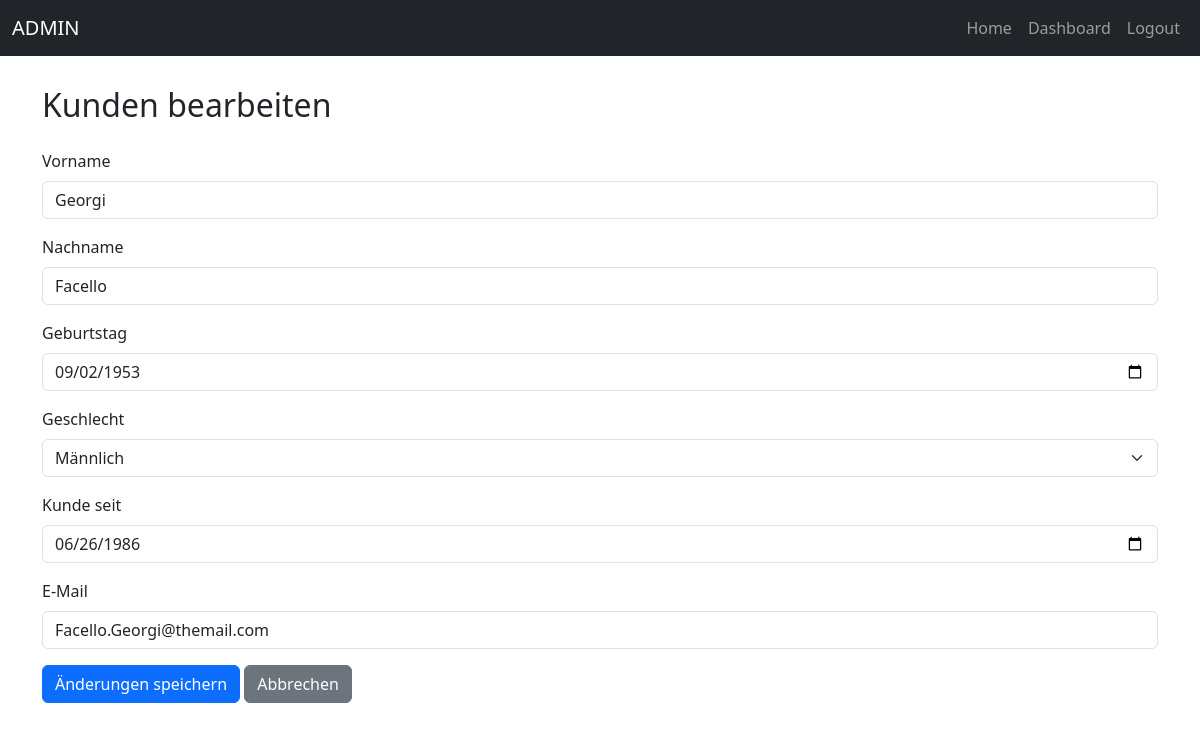
The app's page /admintools/edit_client.php?id=10001 (signed in) with its own data.
### tables this page shows
CREATE TABLE `kunden` (
  `kid` int NOT NULL,
  `geburtstag` date NOT NULL,
  `vorname` varchar(50) NOT NULL,
  `name` varchar(50) NOT NULL,
  `geschlecht` enum('M','F') NOT NULL,
  `kunde_seit` date NOT NULL,
  `email` varchar(150) NOT NULL,
  `kontaktpermail` tinyint(1) NOT NULL
);

### admintools/edit_client.php (the view, shortened to what this page needs)
<?php
require '../db.php';
if (isset($_GET['id']) && is_numeric($_GET['id'])) {
    $kid = $_GET['id'];
    $stmt = $con->prepare("SELECT * FROM kunden WHERE kid = ?");
    $stmt->bind_param("i", $kid);
    $stmt->execute();
    $result = $stmt->get_result();
    $row = $result->fetch_assoc();
} else {
    echo "<script>alert('Ungültige Anfrage!');</script>";
    header("Location: clients.php");
    exit();
}
?>
<!doctype html>
<html lang="en">
<head>
    <link href="https://cdn.jsdelivr.net/npm/bootstrap@5.3.3/dist/css/bootstrap.min.css" rel="stylesheet">
    <link rel="stylesheet" href="style.css">
</head>
<body>
<header>
<nav class="navbar navbar-expand-md navbar-dark bg-dark" style="position: fixed; width: 100%; z-index: 1000; top: 0">
        <div class="container-fluid">
            <a class="navbar-brand" href="dashboard.php">ADMIN</a>
            <div class="collapse navbar-collapse" id="navbarCollapse">
                <ul class="navbar-nav ms-auto">
                    <li class="nav-item"><a class="nav-link" href="../loggedin/index.php">Home</a></li>
                    <li class="nav-item"><a class="nav-link" href="dashboard.php">Dashboard</a></li>
                    <li class="nav-item"><a class="nav-link" href="../logout.php">Logout</a></li>
                </ul>
            </div>
        </div>
    </nav>
</header>
<div class="container mt-5">
    <h2 class="mb-4"><br>Kunden bearbeiten</h2>
    <form action="edit_client.php?id=<?= $kid ?>" method="POST">
        <div class="mb-3">
            <label for="vorname" class="form-label">Vorname</label>
            <input type="text" class="form-control" id="vorname" name="vorname" value="<?= htmlspecialchars($row['vorname']) ?>" required>
        </div>
        <div class="mb-3">
            <label for="name" class="form-label">Nachname</label>
            <input type="text" class="form-control" id="name" name="name" value="<?= htmlspecialchars($row['name']) ?>" required>
        </div>
        <div class="mb-3">
            <label for="geburtstag" class="form-label">Geburtstag</label>
            <input type="date" class="form-control" id="geburtstag" name="geburtstag" value="<?= htmlspecialchars($row['geburtstag']) ?>" required>
        </div>
        <div class="mb-3">
            <label for="geschlecht" class="form-label">Geschlecht</label>
            <select class="form-select" id="geschlecht" name="geschlecht" required>
                <option value="M" <?= $row['geschlecht'] === 'M' ? 'selected' : '' ?>>Männlich</option>
            </select>
        </div>
        <div class="mb-3">
            <label for="kunde_seit" class="form-label">Kunde seit</label>
            <input type="date" class="form-control" id="kunde_seit" name="kunde_seit" value="<?= htmlspecialchars($row['kunde_seit']) ?>" required>
        </div>
        <div class="mb-3">
            <label for="email" class="form-label">E-Mail</label>
            <input type="email" class="form-control" id="email" name="email" value="<?= htmlspecialchars($row['email']) ?>" required>
        </div>
        <button type="submit" class="btn btn-primary">Änderungen speichern</button>
        <a href="clients.php" class="btn btn-secondary">Abbrechen</a>
    </form>
</div>
</body>
</html>

### style.css (style rules this page uses)
body { color: rgb(var(--bs-tertiary-color-rgb)); }
html, body { height: 100%; }

### records on screen
kunden: vorname "Georgi", name "Facello", geburtstag "09/02/1953", geschlecht "Männlich", kunde_seit "06/26/1986", email "Facello.Georgi@themail.com"
